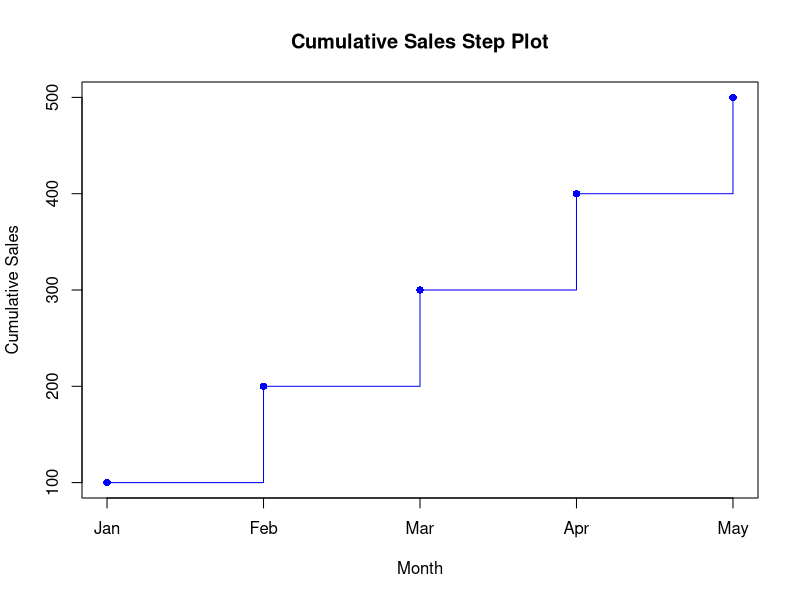

Reproduce this figure in R.

month <- c("Jan", "Feb", "Mar", "Apr", "May")
sales <- c(100, 200, 300, 400, 500)

# Create the step plot
plot(1:5, sales, type = "s", xaxt = "n", xlab = "Month", ylab = "Cumulative Sales", main = "Cumulative Sales Step Plot", col = "blue")

# Set the x-axis labels to months
axis(1, at = 1:5, labels = month)

# Add points for clarity
points(1:5, sales, pch = 16, col = "blue")